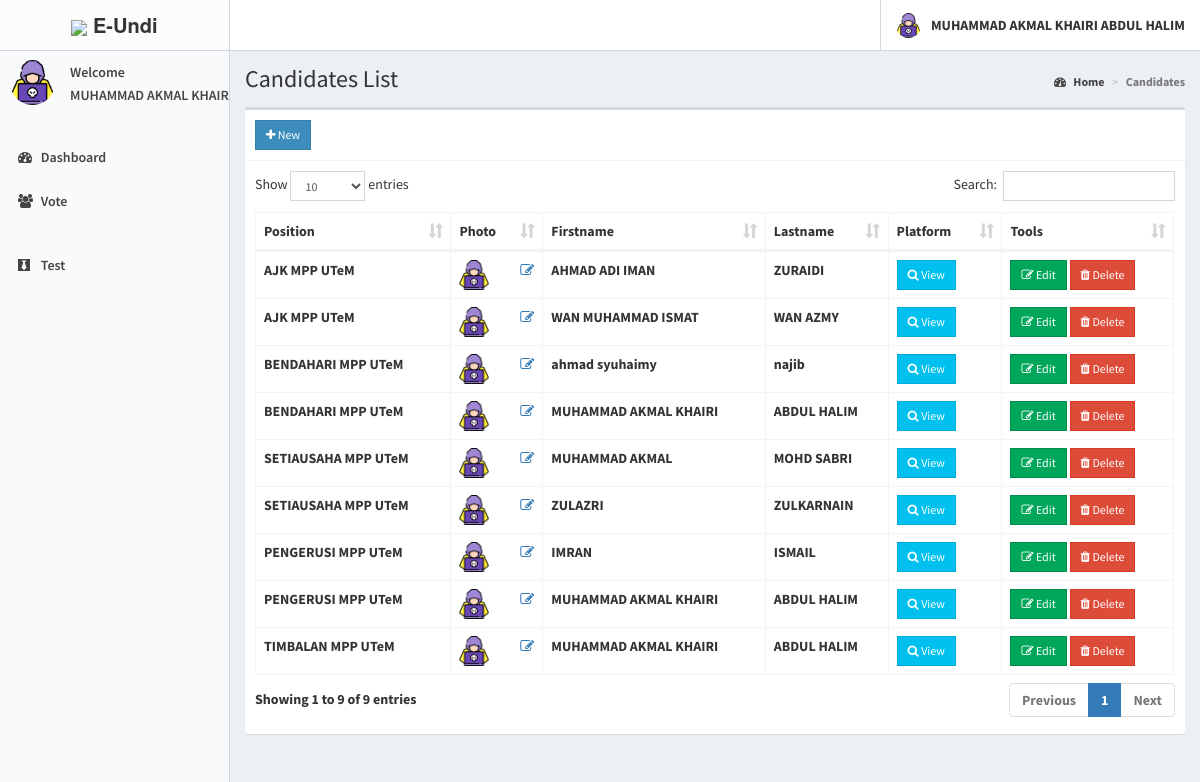
Screenshot of /candidate/candidates.php (signed in) with the database file from the repository.
### tables this page shows
CREATE TABLE `voters` (
  `id` int(11) NOT NULL,
  `voters_id` varchar(15) DEFAULT NULL,
  `password` varchar(60) NOT NULL,
  `firstname` varchar(30) NOT NULL,
  `lastname` varchar(30) NOT NULL,
  `photo` varchar(150) NOT NULL,
  `status` varchar(25) NOT NULL,
  `phone` varchar(12) NOT NULL,
  `created_on` date NOT NULL,
  `logintime` time NOT NULL
);

CREATE TABLE `candidates` (
  `id` int(11) NOT NULL,
  `position_id` int(11) NOT NULL,
  `candidate_id` varchar(15) NOT NULL,
  `firstname` varchar(30) NOT NULL,
  `lastname` varchar(30) NOT NULL,
  `photo` varchar(150) NOT NULL,
  `platform` text NOT NULL,
  `status` varchar(25) NOT NULL
);

CREATE TABLE `positions` (
  `id` int(11) NOT NULL,
  `created_by` int(5) NOT NULL,
  `description` varchar(50) NOT NULL,
  `max_vote` int(11) NOT NULL,
  `priority` int(11) NOT NULL,
  `status` varchar(11) NOT NULL,
  `nominationdate` datetime NOT NULL,
  `startdate` datetime NOT NULL,
  `enddate` datetime NOT NULL
);

### candidate/includes/session.php (called while the page is built, shortened)
<?php
	include 'includes/conn.php';
	if(isset($_SESSION['voter'])){
		$sql = "SELECT * FROM voters WHERE id = '".$_SESSION['voter']."'";
		$query = $conn->query($sql);
		$voter = $query->fetch_assoc();
	}
	elseif (!isset($_SESSION['superadmin']) || trim($_SESSION['superadmin']) == ''){
        header('location: index.php');
        $sql = "SELECT * FROM superadmin WHERE id = '".$_SESSION['superadmin']."'";
        $query = $conn->query($sql);
        $user = $query->fetch_assoc();
    }
	else{
		header('location: index.php');
		exit();
	}
?>

### candidate/candidates.php (the view, shortened to what this page needs)
<?php include 'includes/session.php'; ?>
<?php include 'includes/header.php'; ?>
<body class="hold-transition skin-black-light sidebar-mini">
<div class="wrapper">
  <?php include 'includes/navbar.php'; ?>
  <?php include 'includes/menubar.php'; ?>
  <div class="content-wrapper">
    <section class="content-header">
      <h1>
        Candidates List
      </h1>
      <ol class="breadcrumb">
        <li><a href="#"><i class="fa fa-dashboard"></i> Home</a></li>
        <li class="active">Candidates</li>
      </ol>
    </section>
    <section class="content">
      <div class="row">
        <div class="col-xs-12">
          <div class="box">
            <div class="box-header with-border">
              <a href="#addnew" data-toggle="modal" class="btn btn-primary btn-sm btn-flat"><i class="fa fa-plus"></i> New</a>
            </div>
            <div class="box-body">
              <table id="example1" class="table table-bordered">
                <thead>
                  <th>Position</th>
                  <th>Photo</th>
                  <th>Firstname</th>
                  <th>Lastname</th>
                  <th>Platform</th>
                  <th>Tools</th>
                </thead>
                <tbody>
                  <?php
                    $sql = "SELECT *, candidates.id AS canid FROM candidates LEFT JOIN positions ON positions.id=candidates.position_id ORDER BY positions.priority ASC";
                    $query = $conn->query($sql);
                    while($row = $query->fetch_assoc()){
                      $image = (!empty($row['photo'])) ? '../images/'.$row['photo'] : '../images/profile.jpg';
                      echo "
                        <tr>
                          <td class='hidden'></td>
                          <td>".$row['description']."</td>
                          <td>
                            <img src='".$image."' width='30px' height='30px'>
                            <a href='#edit_photo' data-toggle='modal' class='pull-right photo' data-id='".$row['canid']."'><span class='fa fa-edit'></span></a>
                          </td>
                          <td>".$row['firstname']."</td>
                          <td>".$row['lastname']."</td>
                          <td><a href='#platform' data-toggle='modal' class='btn btn-info btn-sm btn-flat platform' data-id='".$row['canid']."'><i class='fa fa-search'></i> View</a></td>
                          <td>
                            <button class='btn btn-success btn-sm edit btn-flat' data-id='".$row['canid']."'><i class='fa fa-edit'></i> Edit</button>
                            <button class='btn btn-danger btn-sm delete btn-flat' data-id='".$row['canid']."'><i class='fa fa-trash'></i> Delete</button>
                          </td>
                        </tr>
                      ";
                    }
                  ?>
                </tbody>
              </table>
            </div>
          </div>
        </div>
      </div>
    </section>
  </div>
</div>
</body>
</html>

### candidate/includes/header.php (shortened to what this page needs)
<!DOCTYPE html>
<html>
<head>
    <link rel="stylesheet" href="../bower_components/bootstrap/dist/css/bootstrap.min.css">
    <link rel="stylesheet" href="../plugins/iCheck/all.css">
    <link rel="stylesheet" href="../bower_components/font-awesome/css/font-awesome.min.css">
    <link rel="stylesheet" href="../dist/css/AdminLTE.min.css">
    <link rel="stylesheet" href="../bower_components/datatables.net-bs/css/dataTables.bootstrap.min.css">
    <link rel="stylesheet" href="../bower_components/bootstrap-daterangepicker/daterangepicker.css">
    <link rel="stylesheet" href="../plugins/timepicker/bootstrap-timepicker.min.css">
    <link rel="stylesheet" href="../bower_components/bootstrap-datepicker/dist/css/bootstrap-datepicker.min.css">
    <link rel="stylesheet" href="../dist/css/skins/_all-skins.min.css">
</head>

### candidate/includes/navbar.php (shortened to what this page needs)
<header class="main-header">
    <a href="home.php" class="logo">
        <span class="logo-lg"><img src="https://img.icons8.com/small/30/000000/elections.png"> <b> E-Undi </span>
    </a>
        <nav class="navbar navbar-static-top">
        <div class="navbar-custom-menu">
            <ul class="nav navbar-nav">
                <li class="dropdown user user-menu">
                    <a href="#" class="dropdown-toggle" data-toggle="dropdown">
                        <img src="<?php echo (!empty($voter['photo'])) ? '../images/'.$voter['photo'] : 'images/profile.jpg' ?>" class="user-image" alt="User Image">
                        <span class="hidden-xs"><?php echo $voter['firstname'].' '.$voter['lastname']; ?></span>
                    </a>
                </li>
            </ul>
        </div>
    </nav>
</header>

### candidate/includes/menubar.php
<aside class="main-sidebar">
    <section class="sidebar">
        <div class="user-panel">
            <div class="pull-left image">
                <img src="<?php echo (!empty($voter['photo'])) ? '../images/'.$voter['photo'] : '../images/profile.jpg' ?>" class="img-circle" alt="User Image">
            </div>
            <div class="pull-left info">
                <p>Welcome</p>
                <p><?php echo $voter['firstname']; ?></p>
            </div>
        </div>
        <ul class="sidebar-menu" data-widget="tree">
            <li class="header"></li>
            <li class=""><a href="home.php"><i class="fa fa-dashboard"></i> <span>Dashboard</span></a></li>
            <li class=""><a href="#"><i class="fa fa-users"></i> <span>Vote</span></a></li>
            <li class="header"></li>
            <li class=""><a href="#"><i class="fa fa-black-tie"></i> <span>Test</span></a></li>
        </ul>
    </section>
</aside>

### rows the page displays
voters: photo (picture), firstname "MUHAMMAD AKMAL KHAIRI", lastname "ABDUL HALIM", firstname "MUHAMMAD AKMAL…"
candidates: position.description "AJK MPP UTeM", photo (picture), firstname "AHMAD ADI IMAN", lastname "ZURAIDI"
candidates: position.description "AJK MPP UTeM", photo (picture), firstname "WAN MUHAMMAD ISMAT", lastname "WAN AZMY"
candidates: position.description "BENDAHARI MPP UTeM", photo (picture), firstname "ahmad syuhaimy", lastname "najib"
candidates: position.description "BENDAHARI MPP UTeM", photo (picture), firstname "MUHAMMAD AKMAL KHAIRI", lastname "ABDUL HALIM"
candidates: position.description "SETIAUSAHA MPP UTeM", photo (picture), firstname "MUHAMMAD AKMAL", lastname "MOHD SABRI"
candidates: position.description "SETIAUSAHA MPP UTeM", photo (picture), firstname "ZULAZRI", lastname "ZULKARNAIN"
candidates: position.description "PENGERUSI MPP UTeM", photo (picture), firstname "IMRAN", lastname "ISMAIL"
candidates: position.description "PENGERUSI MPP UTeM", photo (picture), firstname "MUHAMMAD AKMAL KHAIRI", lastname "ABDUL HALIM"
candidates: position.description "TIMBALAN MPP UTeM", photo (picture), firstname "MUHAMMAD AKMAL KHAIRI", lastname "ABDUL HALIM"
